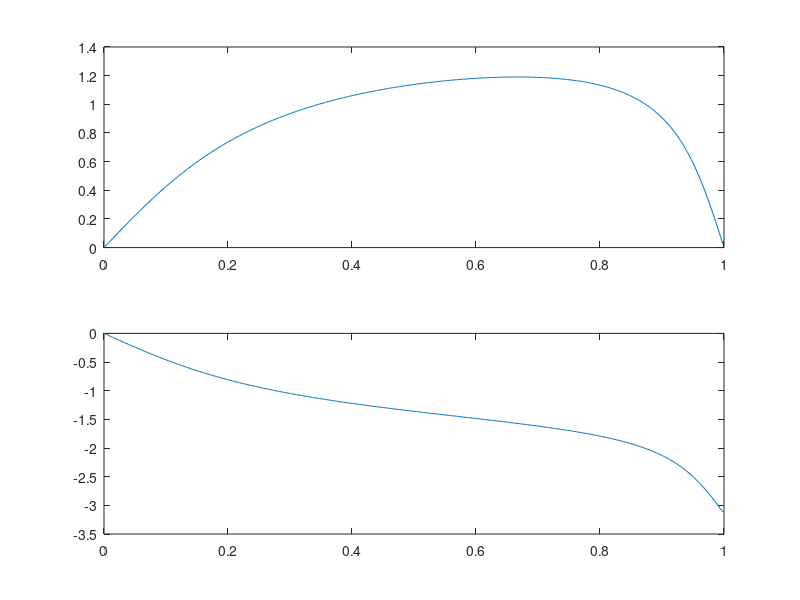

Write MATLAB code to recreate this figure.
clear all;
pkg load signal;

a = 0.8;
b = -.5;
num1 = [1 b];
den1 = [1 a];
num2 = [b 1];
den2 = den1;
[h1 w1] = freqz(num1, den1);
[h2 w2] = freqz(num2, den2);
figure(1);
subplot(2,1,1);
plot(w1/pi, unwrap(angle(h1)));
subplot(2,1,2);
plot(w2/pi, unwrap(angle(h2)));
%pause;
print -depslatex "-S800,600" "minimumPhaseMaximumPhaseExamplePhase.tex"

